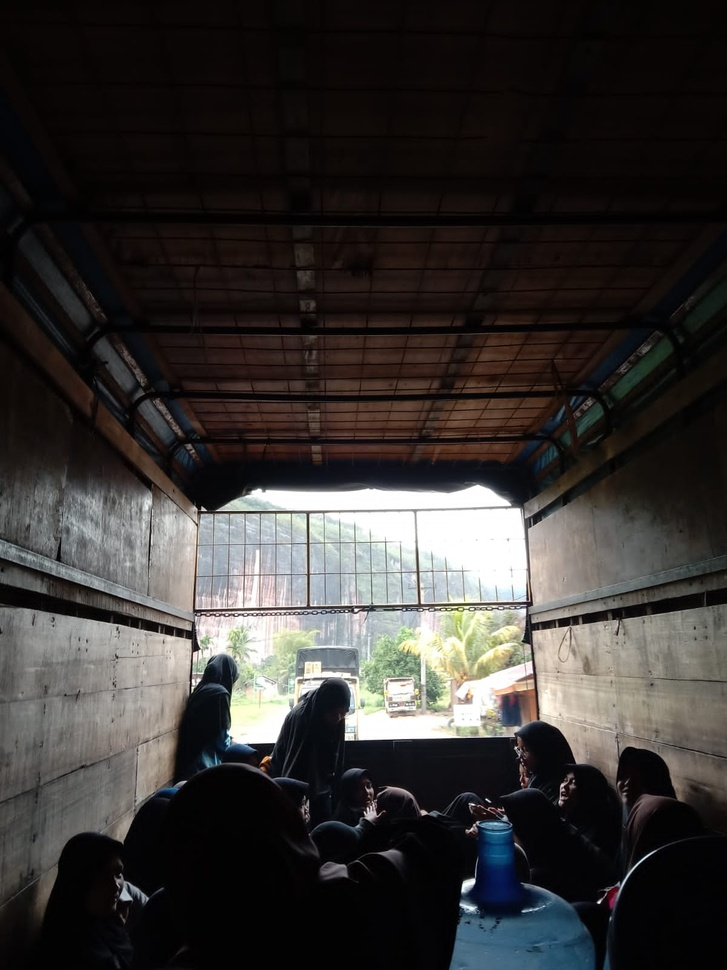
#> input picture images/IluminasiTidakMerata.jpg, 727 x 970 px, shrunk from 1200 x 1600 before the run; its folder holds only this picture in this run
$ jupyter execute minggu4.ipynb
#> lines starting #> are read from the running program, lines starting #| are printed output that depends on the picture
[cell 1]
import cv2
import numpy as np
import matplotlib.pyplot as plt
import os

# folder tempat menyimpan gambar
folder_path = "images"

# membaca semua file gambar dalam folder
files = os.listdir(folder_path)

for file in files:

    path = os.path.join(folder_path, file)
    img = cv2.imread(path, 0)  # grayscale
#> img: shape (970, 727); min 0, max 255, mean 53.2

    if img is None:
        continue

    # ======================
    # POINT PROCESSING
    # ======================

    # Negative
    negative = 255 - img
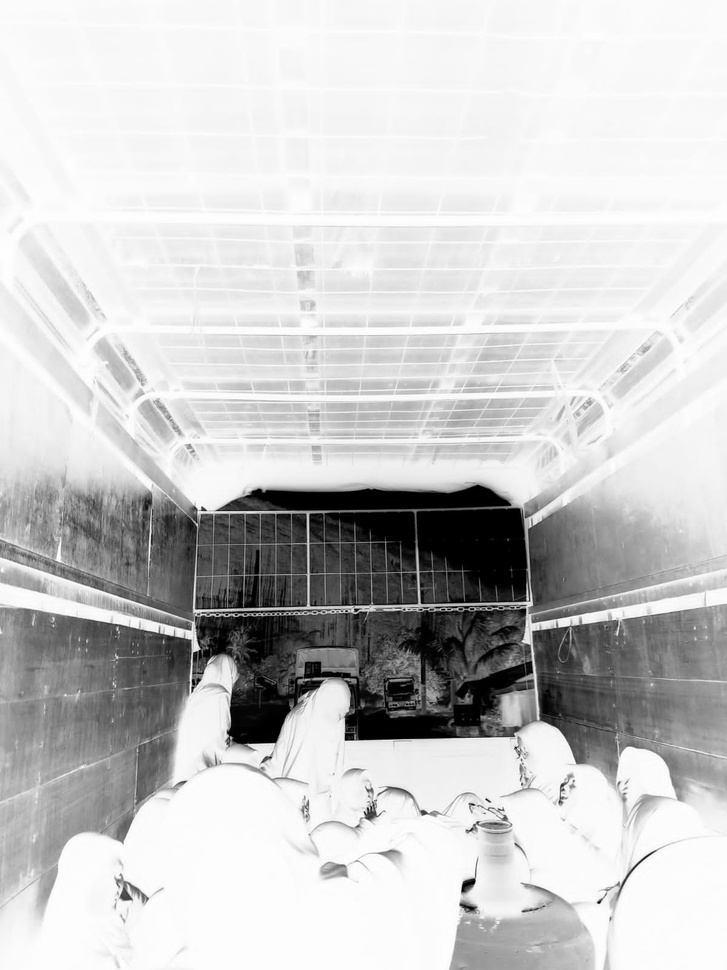
#> negative: shape (970, 727); min 0, max 255, mean 201.8

    # Log Transformation
    c = 255 / np.log(1 + np.max(img))
#> c = 45.99
    log_trans = c * np.log(1 + img)
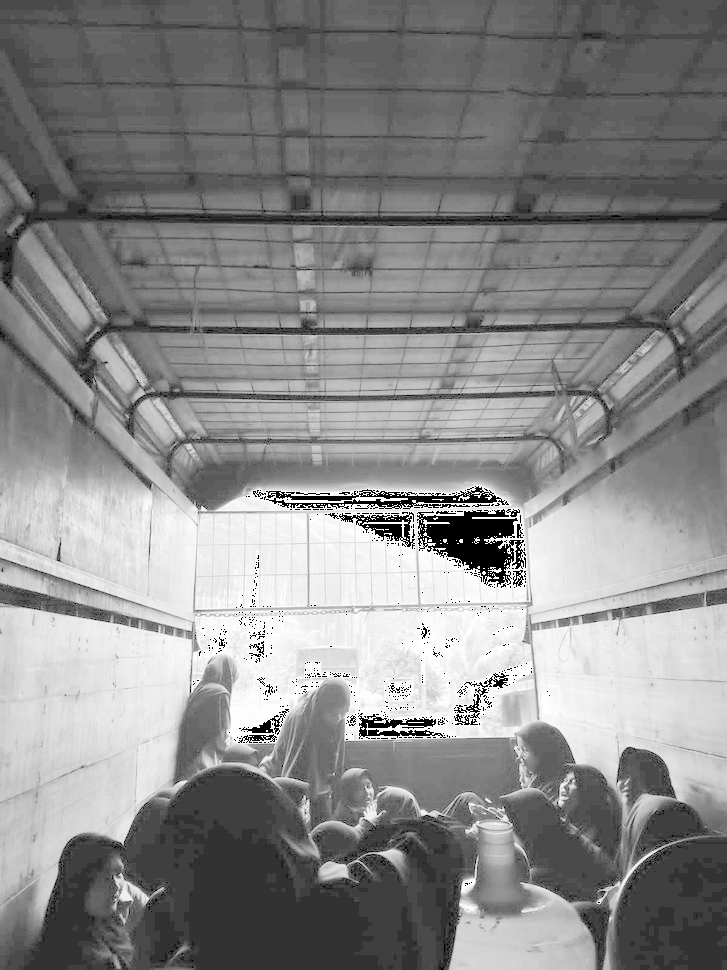
#> log_trans: shape (970, 727) float16; 1.56% of the values are NaN or infinite; the others: min 0, max 255, mean 140.4; drawn with min black, max white, NaN and infinite black
    log_trans = np.array(log_trans, dtype=np.uint8)

    # Gamma correction
    gamma05 = np.array(255 * (img / 255) ** 0.5, dtype='uint8')
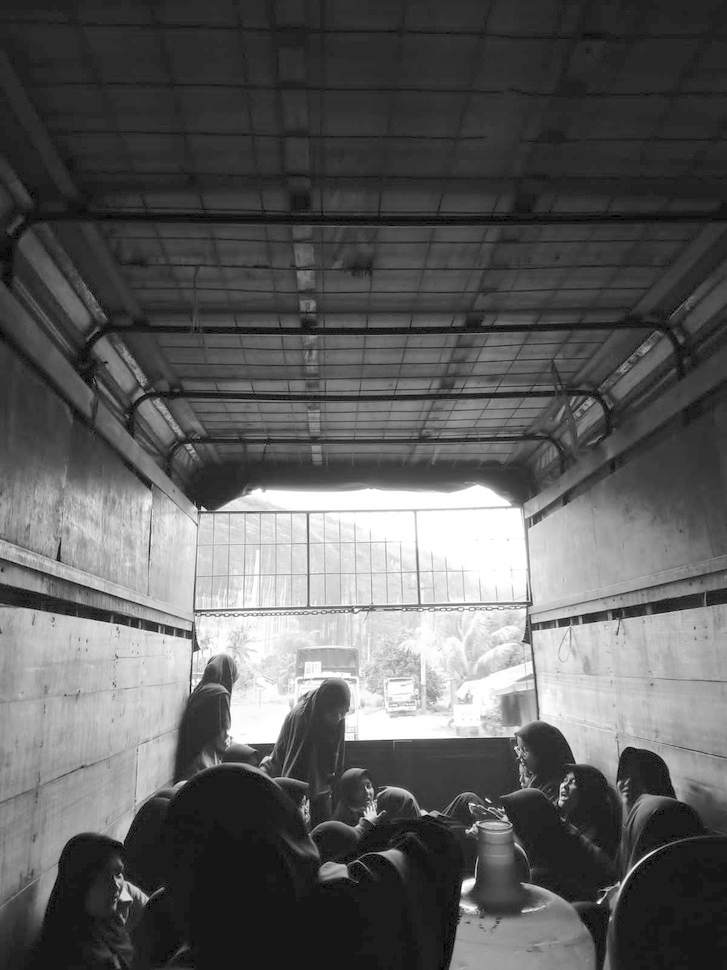
#> gamma05: shape (970, 727); min 0, max 255, mean 92.6
    gamma15 = np.array(255 * (img / 255) ** 1.5, dtype='uint8')
    gamma20 = np.array(255 * (img / 255) ** 2.0, dtype='uint8')
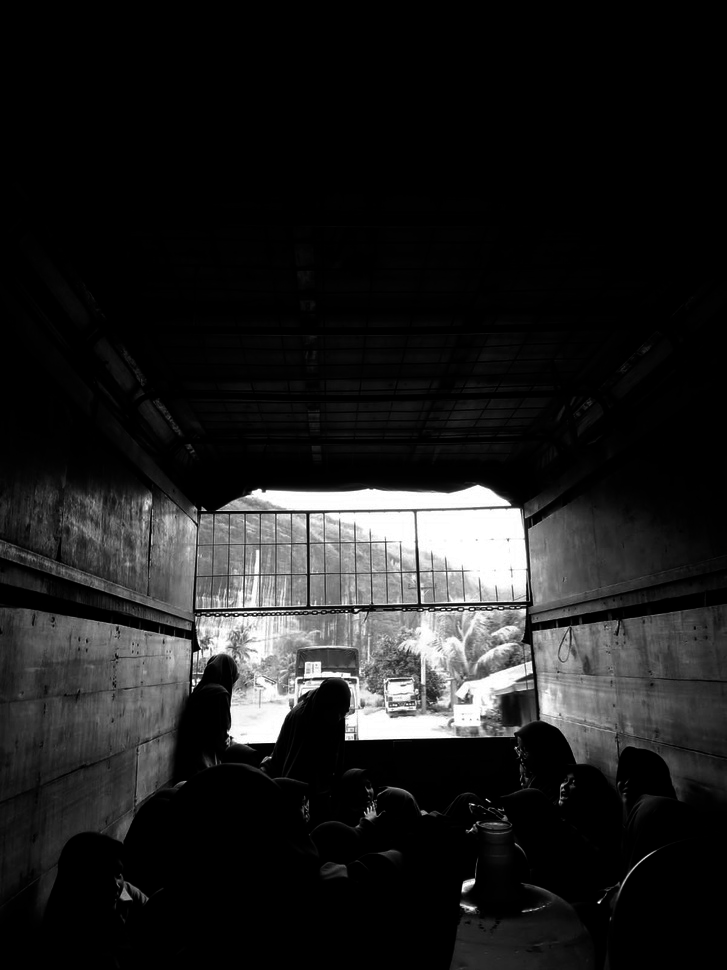
#> gamma20: shape (970, 727); min 0, max 255, mean 30.8

    # ======================
    # HISTOGRAM ENHANCEMENT
    # ======================

    # Contrast stretching
    min_val = np.min(img)
#> min_val = 0
    max_val = np.max(img)
#> max_val = 255
    stretch = (img - min_val) / (max_val - min_val) * 255
    stretch = np.array(stretch, dtype=np.uint8)

    # Histogram Equalization
    hist_eq = cv2.equalizeHist(img)
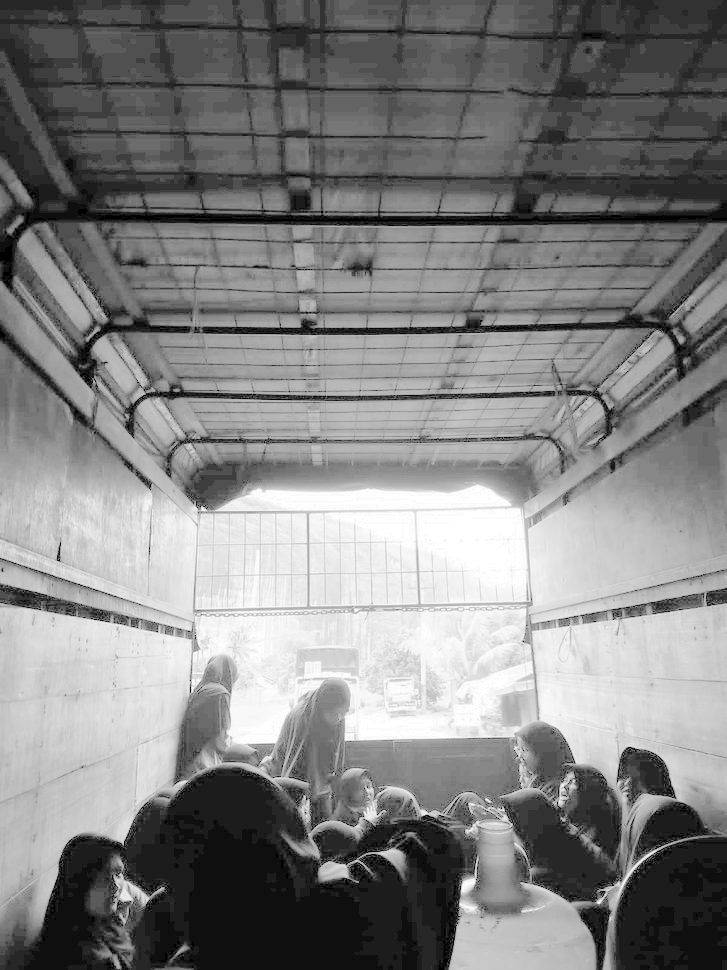
#> hist_eq: shape (970, 727); min 0, max 255, mean 130.5

    # CLAHE
    clahe = cv2.createCLAHE(clipLimit=2.0, tileGridSize=(8,8))
    clahe_img = clahe.apply(img)
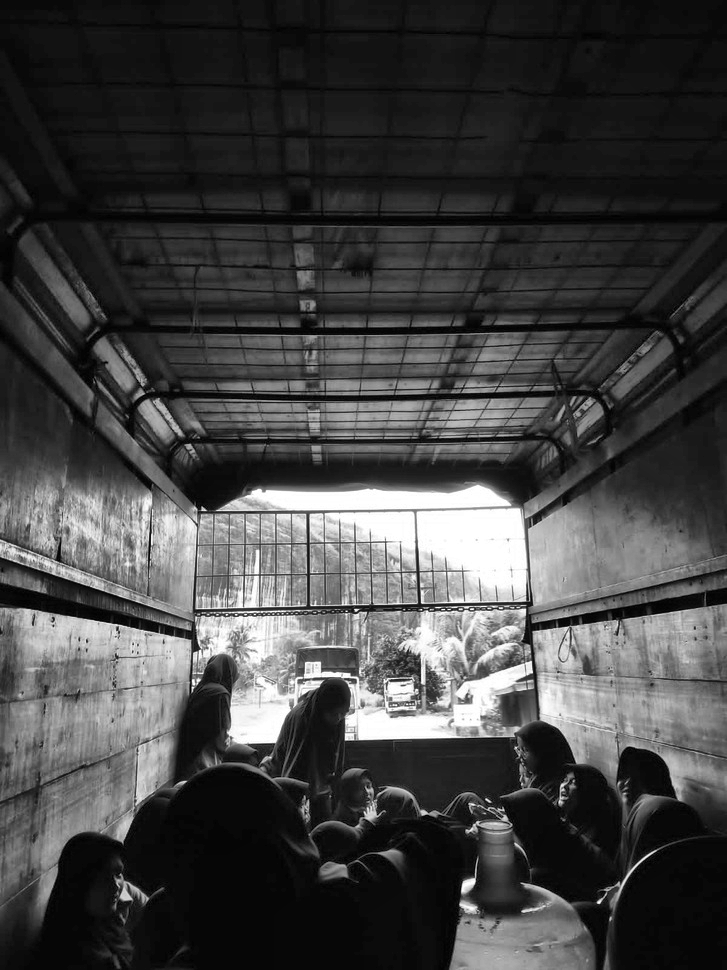
#> clahe_img: shape (970, 727); min 0, max 255, mean 67

    # ======================
    # TAMPILKAN HASIL
    # ======================

    titles = ['Original','Negative','Log','Gamma0.5','Gamma1.5','Gamma2',
              'Stretch','HistEq','CLAHE']

    images = [img, negative, log_trans, gamma05, gamma15,
              gamma20, stretch, hist_eq, clahe_img]

    plt.figure(figsize=(10,8))

    for i in range(len(images)):
        plt.subplot(3,3,i+1)
        plt.imshow(images[i], cmap='gray')
        plt.title(titles[i])
        plt.axis('off')
#> this loop made 9 passes

    plt.suptitle(file)
    plt.show()

    # ======================
    # HISTOGRAM SEBELUM & SESUDAH
    # ======================

    plt.figure(figsize=(10,4))

    plt.subplot(1,2,1)
    plt.hist(img.ravel(),256,[0,256])
    plt.title("Histogram Original")

    plt.subplot(1,2,2)
    plt.hist(clahe_img.ravel(),256,[0,256])
    plt.title("Histogram CLAHE")

    plt.suptitle(file)
    plt.show()
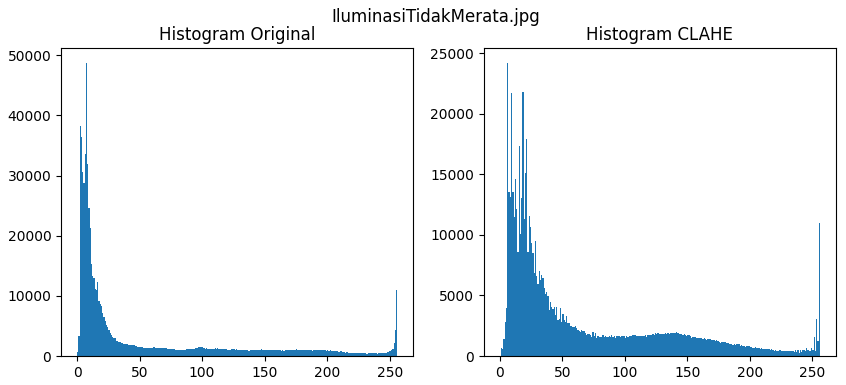
#> figure drawn by matplotlib, 2 panels; panel 1: tallest bar 48773 high, from x = 7 to 8; panel 2: tallest bar 24233 high, from x = 6 to 7

$ run again, on images/Underexposed.jpg
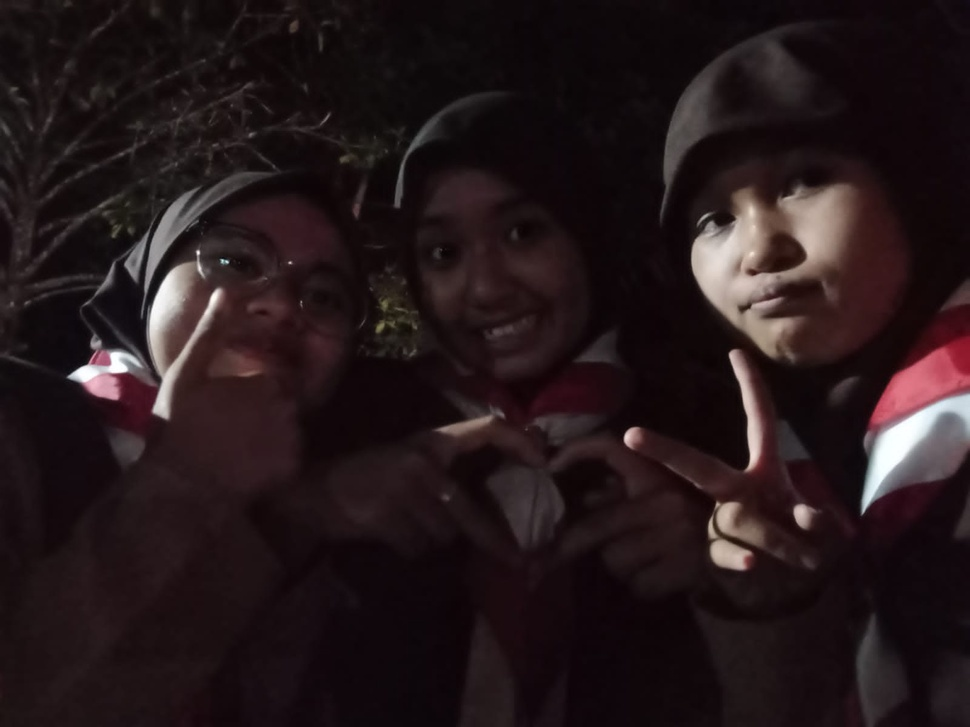
#> input picture images/Underexposed.jpg, 970 x 727 px, shrunk from 1600 x 1200 before the run
#> c = 45.99
#> `gamma20 = np.array(255 * (img / 255) ** 2.0, dtype='uint8')`:
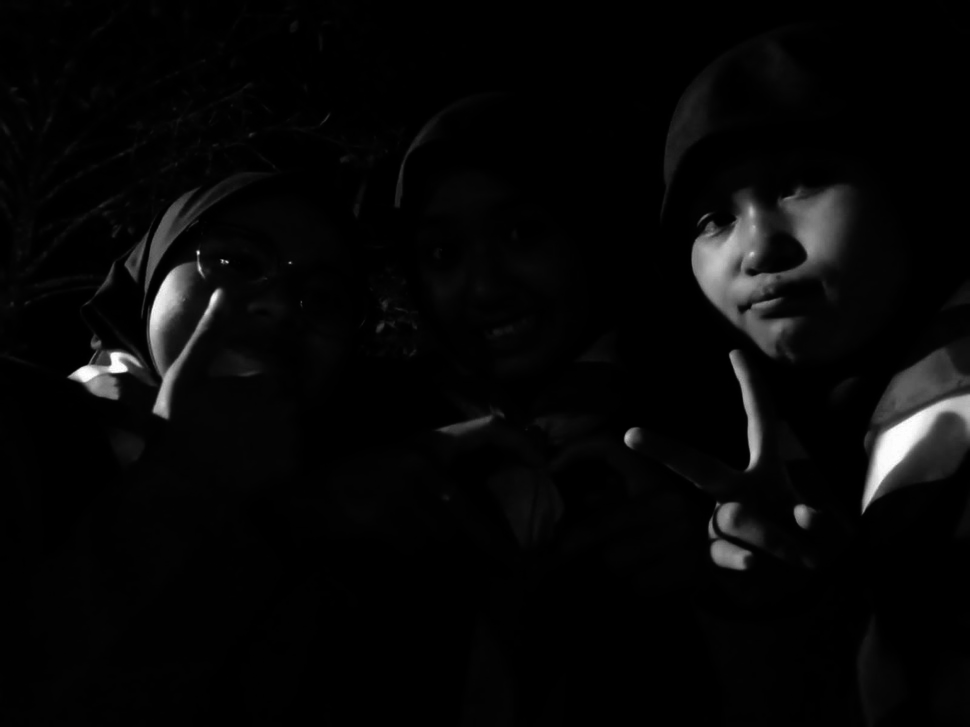
#> gamma20: shape (727, 970); min 0, max 255, mean 7.3
#> min_val = 4
#> max_val = 255
#> the loop `for i in range(len(images)):` made 9 passes
#> `plt.show()`:
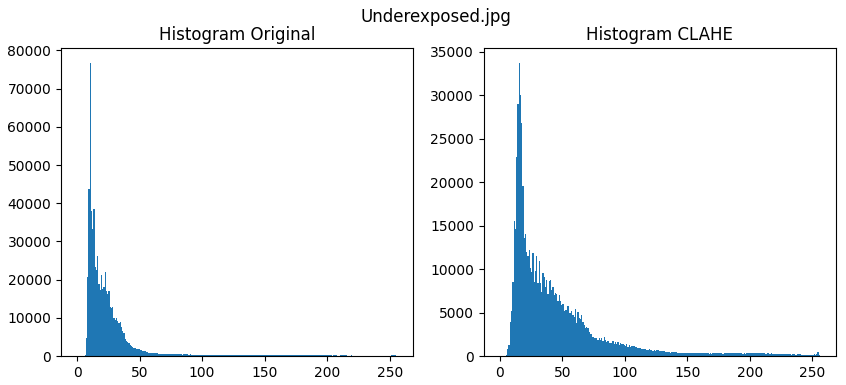
#> figure drawn by matplotlib, 2 panels; panel 1: tallest bar 76809 high, from x = 10 to 11; panel 2: tallest bar 33747 high, from x = 15 to 16
